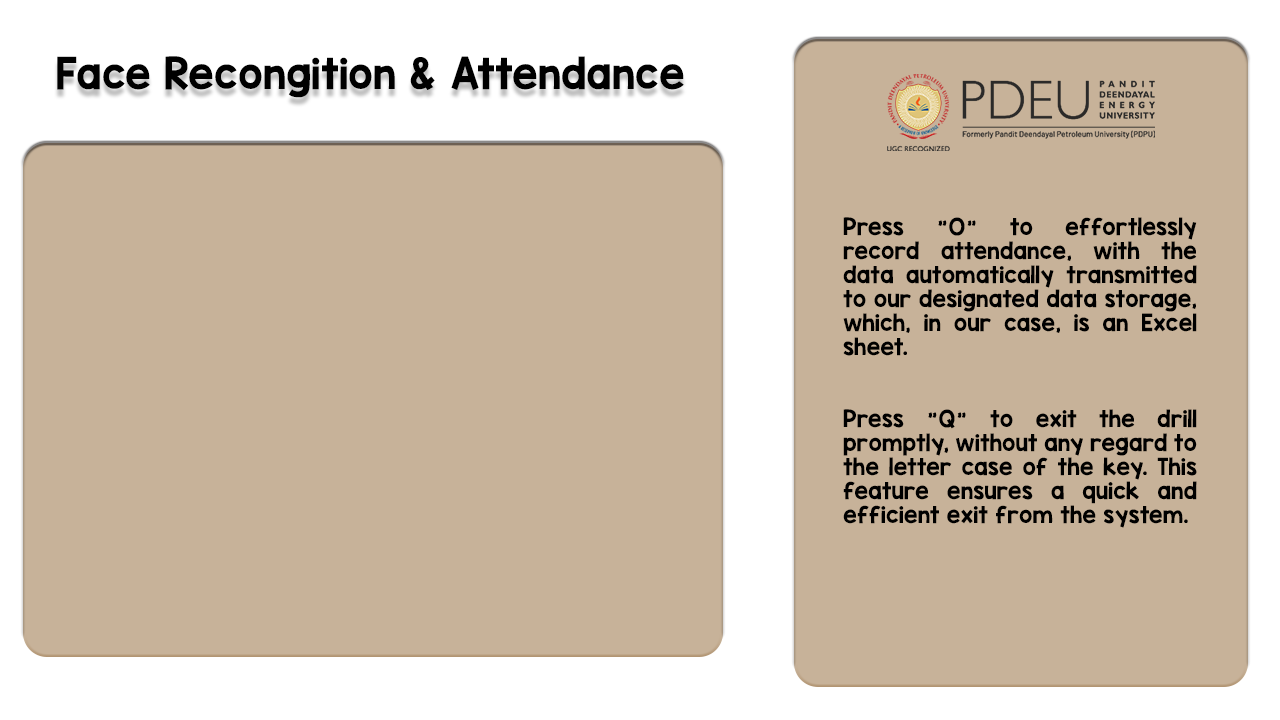
#> input picture background.png, 1280 x 720 px
$ python test.py
#> lines starting #> are read from the running program, lines starting #| are printed output that depends on the picture; after the words box and inside, x2 and y2 are one past the last pixel; in counts of white or black regions, pixels touching at a corner belong together
from sklearn.neighbors import KNeighborsClassifier
import cv2
import pickle
import numpy as np
import os
import csv
import time
from datetime import datetime

from win32com.client import Dispatch

def speak(str1):
    speak=Dispatch(("SAPI.SpVoice"))
    speak.Speak(str1)

video = cv2.VideoCapture(0)
facedetect = cv2.CascadeClassifier('data/haarcascade_frontalface_default.xml')

with open('data/names.pkl', 'rb') as f:
#> (reads data/names.pkl from the repository)
    LABELS = names = pickle.load(f)
with open('data/faces_data.pkl', 'rb') as f:
#> (reads data/faces_data.pkl from the repository)
    FACES = faces = pickle.load(f)

knn = KNeighborsClassifier(n_neighbors=5)
knn.fit(FACES, LABELS)

imgBackground = cv2.imread("background.png")
#> imgBackground is the input picture: shape (720, 1280, 3); mean B, G, R 175.1, 192.2, 206.6

COL_NAMES = ['NAME', 'TIME']

while True:
    ret, frame = video.read()
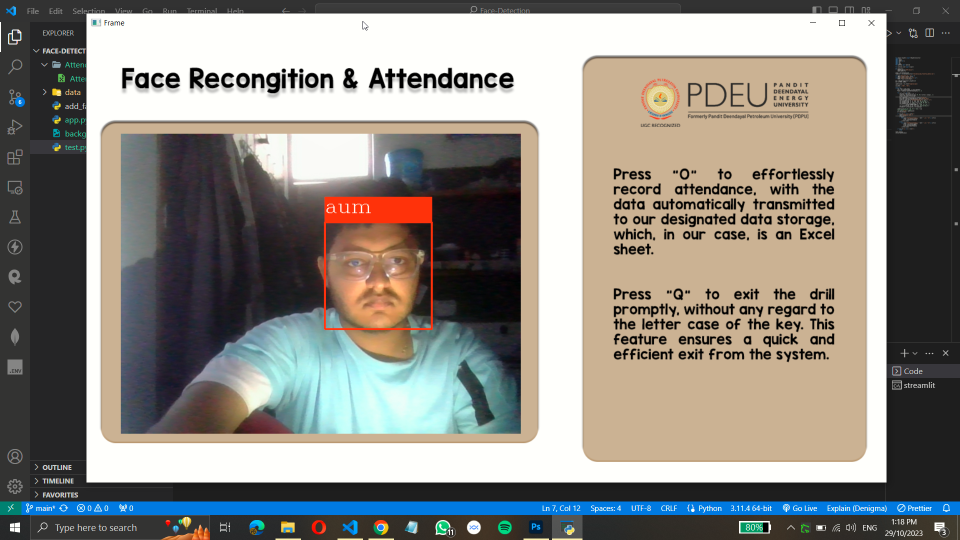
#> input picture Images/face.png, 1920 x 1080 px, given in place of the camera (shown at 1/2 size)
#> frame is the input picture: shape (1080, 1920, 3); mean B, G, R 131.2, 137.8, 141.2
    gray = cv2.cvtColor(frame, cv2.COLOR_BGR2GRAY)
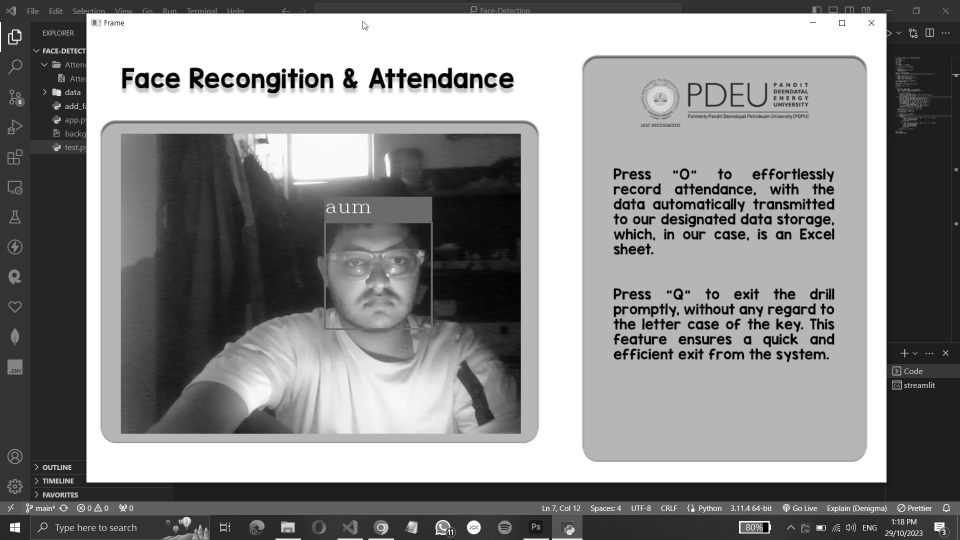
#> gray: shape (1080, 1920) (shown at 1/2 size); min 0, max 255, mean 138.1
    faces = facedetect.detectMultiScale(gray, 1.3, 5)
#> faces = [[652, 452, 209, 209]]

    for (x, y, w, h) in faces:
        crop_img = frame[y:y+h, x:x+w, :]
        resize_img = cv2.resize(crop_img, (50, 50)).flatten().reshape(1, -1)
        output = knn.predict(resize_img)
        ts = time.time()
        date = datetime.fromtimestamp(ts).strftime("%d-%m-%Y")
        timestamp = datetime.fromtimestamp(ts).strftime("%H:%M-%S")
        exist = os.path.isfile("Attendance/Attendance_" + date + ".csv")
        cv2.rectangle(frame, (x, y), (x+w, y+h), (0, 0, 255), 1)
        cv2.rectangle(frame, (x, y), (x+w, y+h), (50, 50, 255), 2)
        cv2.rectangle(frame, (x, y-40), (x+w, y), (50, 50, 255), -1)
        cv2.putText(frame, str(output[0]), (x, y-15),
                    cv2.FONT_HERSHEY_COMPLEX, 1, (255, 255, 255), 1)
        cv2.rectangle(frame, (x, y), (x+w, y+h), (50, 50, 255), 2)
        attendance = [str(output[0]), str(timestamp)]
#> this loop made 1 pass
#> (x, y, w, h, date, exist, attendance) on pass 1: (652, 452, 209, 209, '20-11-2026', False, ['ram', '03:15-21'])
#> pass 1, `crop_img = frame[y:y+h, x:x+w, :]`:
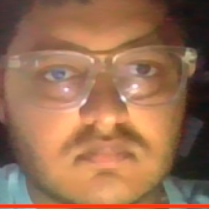
#> crop_img: shape (209, 209, 3); mean B, G, R 81.6, 109.5, 152.2
#> after the loop:
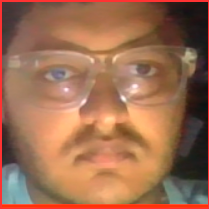
#> crop_img: shape (209, 209, 3); 2.85% of pixels changed, all inside (x1, y1, x2, y2) = (0, 0, 209, 209)
#> after the loop:
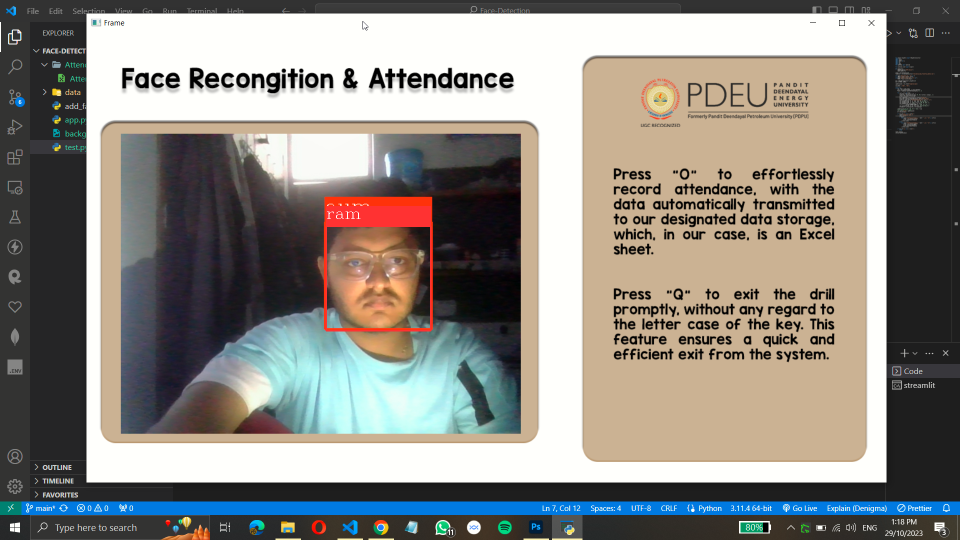
#> frame: shape (1080, 1920, 3) (shown at 1/2 size); 0.52% of pixels changed, all inside (x1, y1, x2, y2) = (651, 412, 863, 663)

#> (the run stopped early here; a loop or call above may not have finished)
